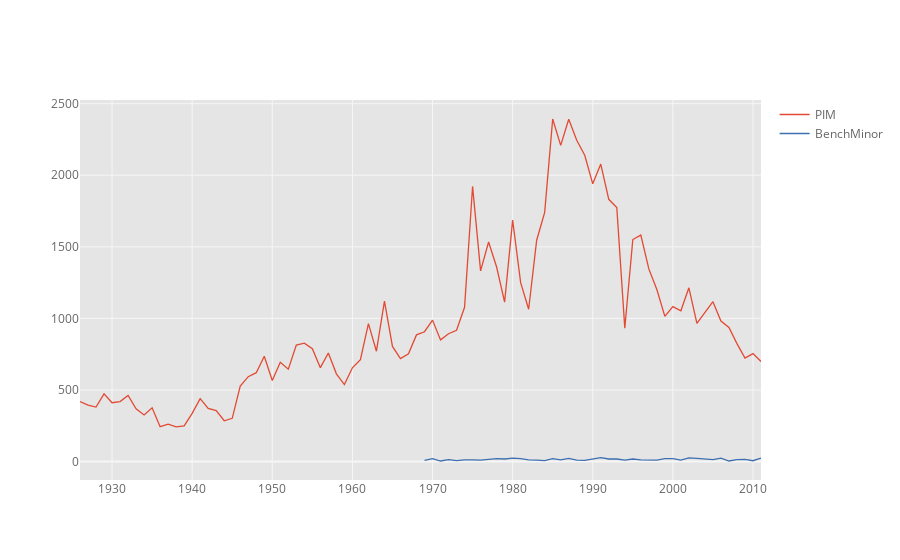

Source (notebook cell):
### Code cell
df2[['PIM', 'BenchMinor', 'year']].iplot(kind='scatter', x='year')
